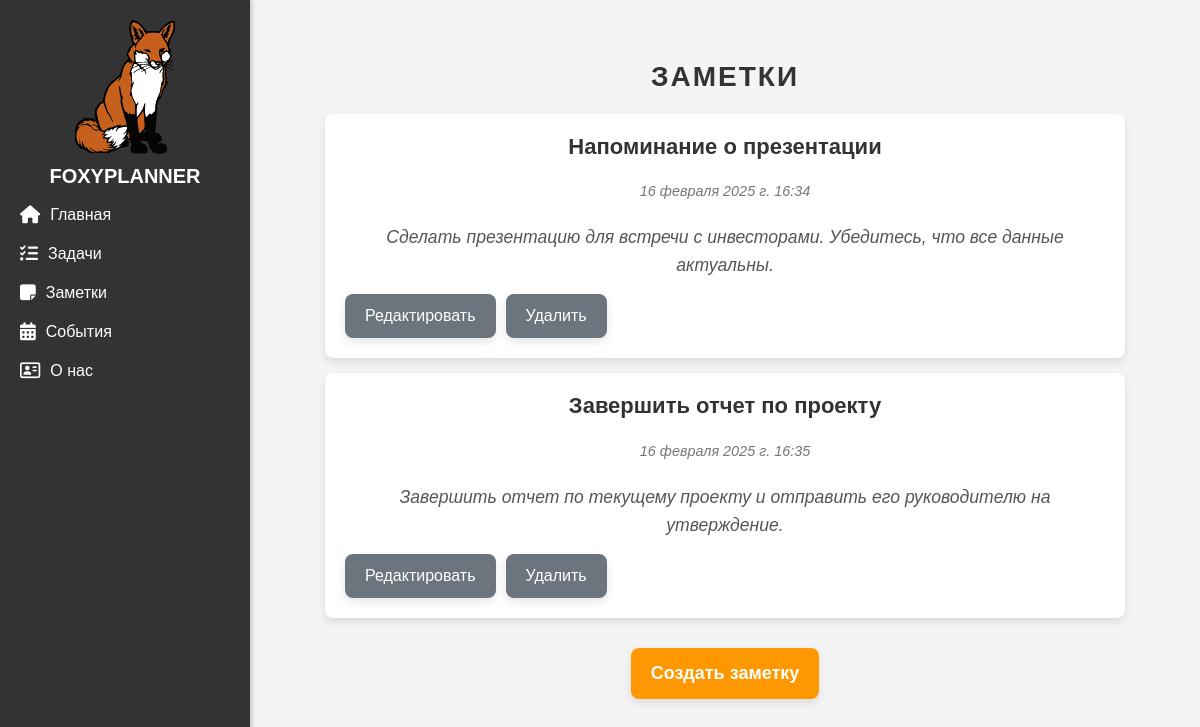
Page /notes/ on the earlier database version.
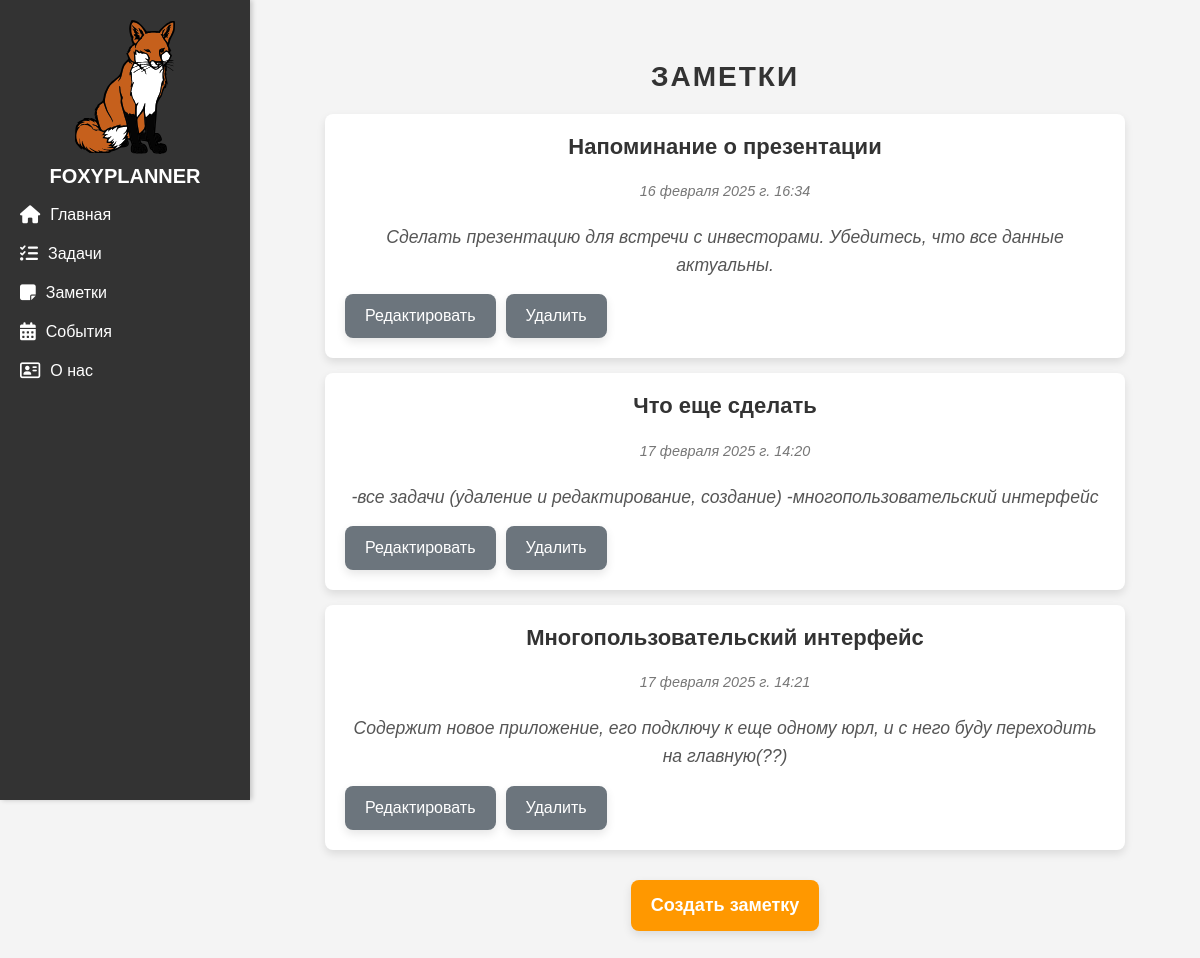
Same page on the later database version.
### notes/models.py (models this page shows, shortened)
class Note(models.Model):
    title = models.CharField(max_length=200, verbose_name="Название")
    description = models.TextField(verbose_name="Описание")
    created_at = models.DateTimeField(auto_now_add=True, verbose_name="Дата создания")
    class Meta:
        verbose_name = "Заметка"
        verbose_name_plural = "Заметки"

### notes/views.py (the view)
# urls.py: path('notes/', include ('notes.urls'))
def notes(request):
    notes = Note.objects.order_by('created_at')
    return render(request, 'notes/notes.html', {'notes': notes})

### notes/templates/notes/notes.html (shortened to what this page needs)
{% extends 'main/layout.html'%}
{% block content %}
<h1>Заметки</h1>
{% if notes %}
    <ul class="notes-list">
        {% for note in notes %}
            <li class="note-item">
                <h2 class="note-title">{{ note.title }}</h2>
                <p class="note-date">{{ note.created_at }}</p>
                <p class="note-description">{{ note.description }}</p>
                <div class="note-actions">
                    <a href="{% url 'edit_note' note.id %}" class="edit-button">Редактировать</a>
                    <a href="{% url 'delete_note' note.id %}" class="delete-button" onclick="return confirm('Вы уверены, что хотите удалить эту заметку?')">Удалить</a>
                </div>
            </li>
        {% endfor %}
    </ul>
{% else %}
    <p class="no-notes">Заметки отсутствуют</p>
{% endif %}
<div class="create-note">
    <a href="{% url 'create_note' %}" class="create-button">Создать заметку</a>
</div>
{% endblock %}

Differences in the rows shown:
removed Note: title "Завершить отчет по проекту", created_at "16 февраля 2025 г. 16:35", description "Завершить отчет по текущему проекту и отправить его руководителю на утверждение."
added Note: title "Что еще сделать", created_at "17 февраля 2025 г. 14:20", description "-все задачи (удаление и редактирование, создание) -многопользовательский интерфейс"
added Note: title "Многопользовательский интерфейс", created_at "17 февраля 2025 г. 14:21", description "Содержит новое приложение, его подключу к еще одному юрл, и с него буду переходить на главную(??)"
